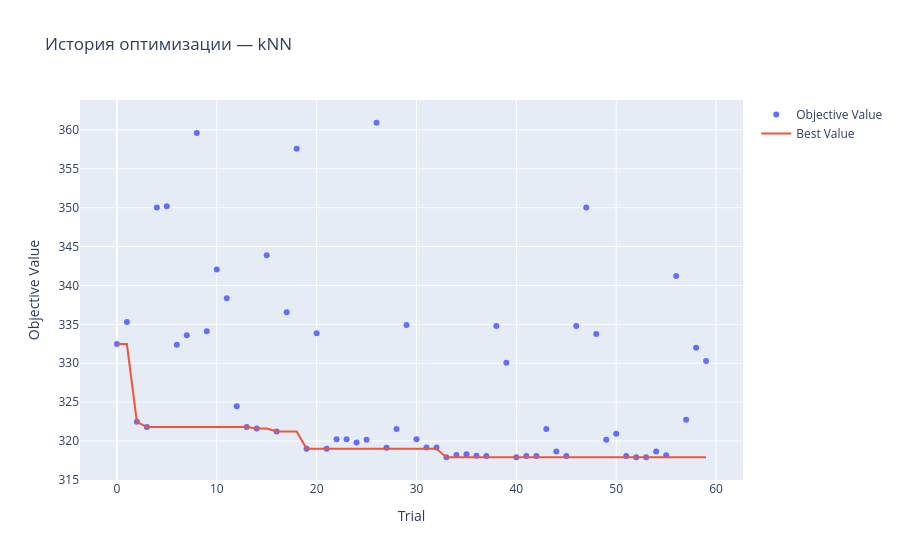
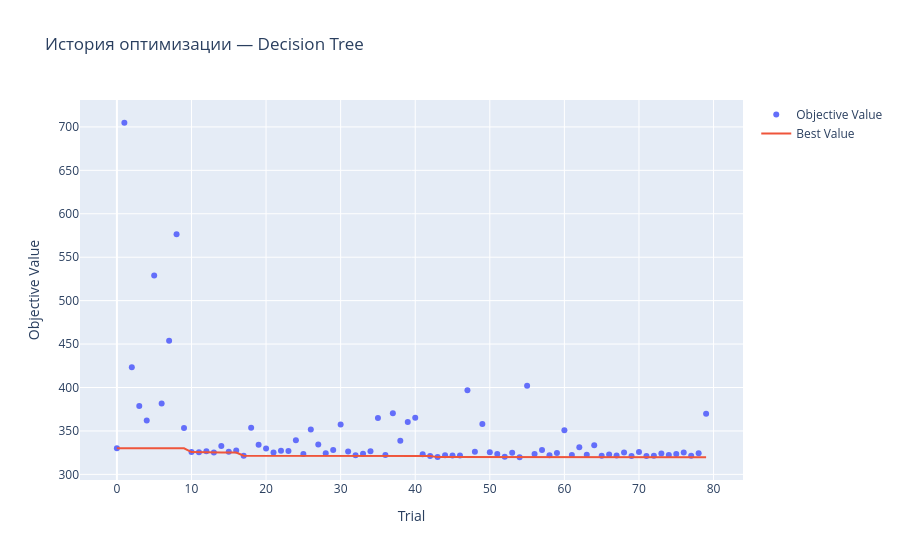

Notebook code cell kept with these figures, in order:
### Code cell
import optuna.visualization as vis

# 1. История оптимизации — как менялся RMSE от trial к trial
fig = vis.plot_optimization_history(study_knn)
fig.update_layout(title='История оптимизации — kNN')
fig.show()

fig = vis.plot_optimization_history(study_dt)
fig.update_layout(title='История оптимизации — Decision Tree')
fig.show()
